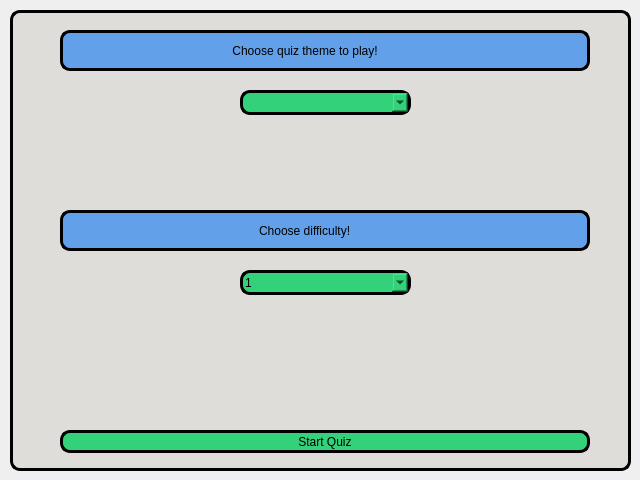
<?xml version="1.0" encoding="UTF-8"?>
<ui version="4.0">
 <class>select_quiz_window</class>
 <widget class="QDialog" name="select_quiz_window">
  <property name="geometry">
   <rect>
    <x>0</x>
    <y>0</y>
    <width>640</width>
    <height>480</height>
   </rect>
  </property>
  <property name="windowTitle">
   <string>select_quiz_window</string>
  </property>
  <widget class="QFrame" name="frame">
   <property name="geometry">
    <rect>
     <x>10</x>
     <y>10</y>
     <width>621</width>
     <height>461</height>
    </rect>
   </property>
   <property name="styleSheet">
    <string notr="true">background-color:rgb(222, 221, 218);
border: 3px solid rgb(0, 0, 0);
border-radius: 10px;
</string>
   </property>
   <property name="frameShape">
    <enum>QFrame::StyledPanel</enum>
   </property>
   <property name="frameShadow">
    <enum>QFrame::Raised</enum>
   </property>
   <widget class="QPushButton" name="start_quiz_button">
    <property name="geometry">
     <rect>
      <x>50</x>
      <y>420</y>
      <width>530</width>
      <height>23</height>
     </rect>
    </property>
    <property name="styleSheet">
     <string notr="true">background-color: rgb(51, 209, 122);</string>
    </property>
    <property name="text">
     <string>Start Quiz</string>
    </property>
   </widget>
   <widget class="QLabel" name="text_label">
    <property name="geometry">
     <rect>
      <x>50</x>
      <y>20</y>
      <width>530</width>
      <height>41</height>
     </rect>
    </property>
    <property name="styleSheet">
     <string notr="true">background-color: rgb(98, 160, 234);
border: 3px solid rgb(0, 0, 0);
border-radius: 10px;
</string>
    </property>
    <property name="text">
     <string>                                                  Choose quiz theme to play!</string>
    </property>
   </widget>
   <widget class="QComboBox" name="select_quiz_comboBox">
    <property name="geometry">
     <rect>
      <x>230</x>
      <y>80</y>
      <width>171</width>
      <height>25</height>
     </rect>
    </property>
    <property name="styleSheet">
     <string notr="true">background-color: rgb(51, 209, 122);</string>
    </property>
   </widget>
   <widget class="QLabel" name="text_label_2">
    <property name="geometry">
     <rect>
      <x>50</x>
      <y>200</y>
      <width>530</width>
      <height>41</height>
     </rect>
    </property>
    <property name="styleSheet">
     <string notr="true">background-color: rgb(98, 160, 234);
border: 3px solid rgb(0, 0, 0);
border-radius: 10px;
</string>
    </property>
    <property name="text">
     <string>                                                          Choose difficulty!</string>
    </property>
   </widget>
   <widget class="QComboBox" name="choose_difficulty_comboBox">
    <property name="geometry">
     <rect>
      <x>230</x>
      <y>260</y>
      <width>171</width>
      <height>25</height>
     </rect>
    </property>
    <property name="styleSheet">
     <string notr="true">background-color: rgb(51, 209, 122);</string>
    </property>
    <item>
     <property name="text">
      <string>1</string>
     </property>
    </item>
    <item>
     <property name="text">
      <string>2</string>
     </property>
    </item>
    <item>
     <property name="text">
      <string>3</string>
     </property>
    </item>
   </widget>
  </widget>
 </widget>
 <resources/>
 <connections/>
</ui>
